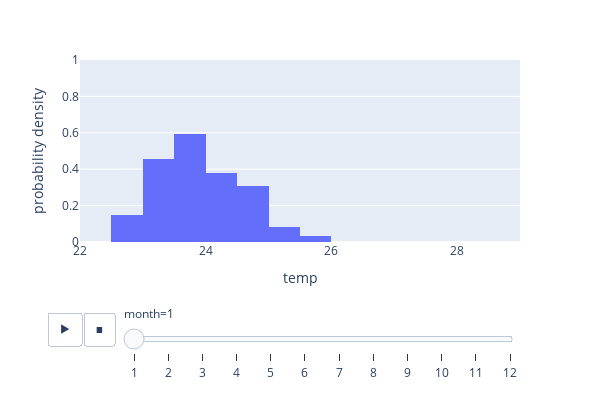

The notebook cell saved with this chart:
### Markdown cell above
## Explore there seasonality in surface termperature

### Code cell
HOT_bottle['month'] = pd.DatetimeIndex(HOT_bottle['time']).month # create a new variable 'month'

ind=(HOT_bottle['depth']<50)  # consider surface data only

fig = px.histogram(HOT_bottle[ind].sort_values(by='month'),
                     x='temp',
                     nbins=10, histnorm='probability density',
                     range_y=[0, 1],
                     range_x=[22, 29],
                     height=400, width=600, 
                     animation_frame="month");
fig.show()

### Figure 1 — Plotly figure (JSON) as saved in the notebook; plotly's stock layout.template omitted (floating-point values rounded to 4 significant figures; data arrays with more than 128 entries replaced by an {"elided": "..."} marker saying what was removed)
{"data": [{"alignmentgroup": "True", "bingroup": "x", "histnorm": "probability density", "hovertemplate": "month=1<br>temp=%{x}<br>probability density=%{y}<extra></extra>", "legendgroup": "", "marker": {"color": "#636efa", "pattern": {"shape": ""}}, "name": "", "nbinsx": 10, "offsetgroup": "", "orientation": "v", "showlegend": false, "type": "histogram", "x": {"elided": "1682 float values"}, "xaxis": "x", "yaxis": "y"}], "layout": {"barmode": "relative", "height": 400, "legend": {"tracegroupgap": 0}, "margin": {"t": 60}, "sliders": [{"active": 0, "currentvalue": {"prefix": "month="}, "len": 0.9, "pad": {"b": 10, "t": 60}, "steps": [{"args": [["1"], {"frame": {"duration": 0, "redraw": true}, "fromcurrent": true, "mode": "immediate", "transition": {"duration": 0, "easing": "linear"}}], "label": "1", "method": "animate"}, {"args": [["2"], {"frame": {"duration": 0, "redraw": true}, "fromcurrent": true, "mode": "immediate", "transition": {"duration": 0, "easing": "linear"}}], "label": "2", "method": "animate"}, {"args": [["3"], {"frame": {"duration": 0, "redraw": true}, "fromcurrent": true, "mode": "immediate", "transition": {"duration": 0, "easing": "linear"}}], "label": "3", "method": "animate"}, {"args": [["4"], {"frame": {"duration": 0, "redraw": true}, "fromcurrent": true, "mode": "immediate", "transition": {"duration": 0, "easing": "linear"}}], "label": "4", "method": "animate"}, {"args": [["5"], {"frame": {"duration": 0, "redraw": true}, "fromcurrent": true, "mode": "immediate", "transition": {"duration": 0, "easing": "linear"}}], "label": "5", "method": "animate"}, {"args": [["6"], {"frame": {"duration": 0, "redraw": true}, "fromcurrent": true, "mode": "immediate", "transition": {"duration": 0, "easing": "linear"}}], "label": "6", "method": "animate"}, {"args": [["7"], {"frame": {"duration": 0, "redraw": true}, "fromcurrent": true, "mode": "immediate", "transition": {"duration": 0, "easing": "linear"}}], "label": "7", "method": "animate"}, {"args": [["8"], {"frame": {"duration": 0, "redraw": true}, "fromcurrent": true, "mode": "immediate", "transition": {"duration": 0, "easing": "linear"}}], "label": "8", "method": "animate"}, {"args": [["9"], {"frame": {"duration": 0, "redraw": true}, "fromcurrent": true, "mode": "immediate", "transition": {"duration": 0, "easing": "linear"}}], "label": "9", "method": "animate"}, {"args": [["10"], {"frame": {"duration": 0, "redraw": true}, "fromcurrent": true, "mode": "immediate", "transition": {"duration": 0, "easing": "linear"}}], "label": "10", "method": "animate"}, {"args": [["11"], {"frame": {"duration": 0, "redraw": true}, "fromcurrent": true, "mode": "immediate", "transition": {"duration": 0, "easing": "linear"}}], "label": "11", "method": "animate"}, {"args": [["12"], {"frame": {"duration": 0, "redraw": true}, "fromcurrent": true, "mode": "immediate", "transition": {"duration": 0, "easing": "linear"}}], "label": "12", "method": "animate"}], "x": 0.1, "xanchor": "left", "y": 0, "yanchor": "top"}], "updatemenus": [{"buttons": [{"args": [null, {"frame": {"duration": 500, "redraw": true}, "fromcurrent": true, "mode": "immediate", "transition": {"duration": 500, "easing": "linear"}}], "label": "&#9654;", "method": "animate"}, {"args": [[null], {"frame": {"duration": 0, "redraw": true}, "fromcurrent": true, "mode": "immediate", "transition": {"duration": 0, "easing": "linear"}}], "label": "&#9724;", "method": "animate"}], "direction": "left", "pad": {"r": 10, "t": 70}, "showactive": false, "type": "buttons", "x": 0.1, "xanchor": "right", "y": 0, "yanchor": "top"}], "width": 600, "xaxis": {"anchor": "y", "domain": [0, 1], "range": [22, 29], "title": {"text": "temp"}}, "yaxis": {"anchor": "x", "domain": [0, 1], "range": [0, 1], "title": {"text": "probability density"}}}}
